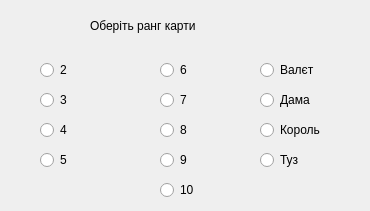
<?xml version="1.0" encoding="UTF-8"?>
<ui version="4.0">
 <class>WindowRank</class>
 <widget class="QDialog" name="WindowRank">
  <property name="geometry">
   <rect>
    <x>0</x>
    <y>0</y>
    <width>370</width>
    <height>211</height>
   </rect>
  </property>
  <property name="windowTitle">
   <string>Dialog</string>
  </property>
  <widget class="QRadioButton" name="radioButtonTwo">
   <property name="geometry">
    <rect>
     <x>40</x>
     <y>60</y>
     <width>95</width>
     <height>20</height>
    </rect>
   </property>
   <property name="text">
    <string>2</string>
   </property>
  </widget>
  <widget class="QLabel" name="label">
   <property name="geometry">
    <rect>
     <x>90</x>
     <y>10</y>
     <width>201</width>
     <height>31</height>
    </rect>
   </property>
   <property name="text">
    <string>Оберіть ранг карти</string>
   </property>
  </widget>
  <widget class="QRadioButton" name="radioButtonThree">
   <property name="geometry">
    <rect>
     <x>40</x>
     <y>90</y>
     <width>95</width>
     <height>20</height>
    </rect>
   </property>
   <property name="text">
    <string>3</string>
   </property>
  </widget>
  <widget class="QRadioButton" name="radioButtonFour">
   <property name="geometry">
    <rect>
     <x>40</x>
     <y>120</y>
     <width>95</width>
     <height>20</height>
    </rect>
   </property>
   <property name="text">
    <string>4</string>
   </property>
  </widget>
  <widget class="QRadioButton" name="radioButtonFive">
   <property name="geometry">
    <rect>
     <x>40</x>
     <y>150</y>
     <width>95</width>
     <height>20</height>
    </rect>
   </property>
   <property name="text">
    <string>5</string>
   </property>
  </widget>
  <widget class="QRadioButton" name="radioButtonSix">
   <property name="geometry">
    <rect>
     <x>160</x>
     <y>60</y>
     <width>95</width>
     <height>20</height>
    </rect>
   </property>
   <property name="text">
    <string>6</string>
   </property>
  </widget>
  <widget class="QRadioButton" name="radioButtonSeven">
   <property name="geometry">
    <rect>
     <x>160</x>
     <y>90</y>
     <width>95</width>
     <height>20</height>
    </rect>
   </property>
   <property name="text">
    <string>7</string>
   </property>
  </widget>
  <widget class="QRadioButton" name="radioButtonEight">
   <property name="geometry">
    <rect>
     <x>160</x>
     <y>120</y>
     <width>95</width>
     <height>20</height>
    </rect>
   </property>
   <property name="text">
    <string>8</string>
   </property>
   <property name="checkable">
    <bool>true</bool>
   </property>
  </widget>
  <widget class="QRadioButton" name="radioButtonNine">
   <property name="geometry">
    <rect>
     <x>160</x>
     <y>150</y>
     <width>95</width>
     <height>20</height>
    </rect>
   </property>
   <property name="text">
    <string>9</string>
   </property>
  </widget>
  <widget class="QRadioButton" name="radioButtonTen">
   <property name="geometry">
    <rect>
     <x>160</x>
     <y>180</y>
     <width>95</width>
     <height>20</height>
    </rect>
   </property>
   <property name="text">
    <string>10</string>
   </property>
  </widget>
  <widget class="QRadioButton" name="radioButtonJack">
   <property name="geometry">
    <rect>
     <x>260</x>
     <y>60</y>
     <width>95</width>
     <height>20</height>
    </rect>
   </property>
   <property name="text">
    <string>Валєт</string>
   </property>
  </widget>
  <widget class="QRadioButton" name="radioButtonQueen">
   <property name="geometry">
    <rect>
     <x>260</x>
     <y>90</y>
     <width>95</width>
     <height>20</height>
    </rect>
   </property>
   <property name="text">
    <string>Дама</string>
   </property>
  </widget>
  <widget class="QRadioButton" name="radioButtonKing">
   <property name="geometry">
    <rect>
     <x>260</x>
     <y>120</y>
     <width>95</width>
     <height>20</height>
    </rect>
   </property>
   <property name="text">
    <string>Король</string>
   </property>
  </widget>
  <widget class="QRadioButton" name="radioButtonAce">
   <property name="geometry">
    <rect>
     <x>260</x>
     <y>150</y>
     <width>95</width>
     <height>20</height>
    </rect>
   </property>
   <property name="text">
    <string>Туз</string>
   </property>
  </widget>
 </widget>
 <resources/>
 <connections/>
</ui>
